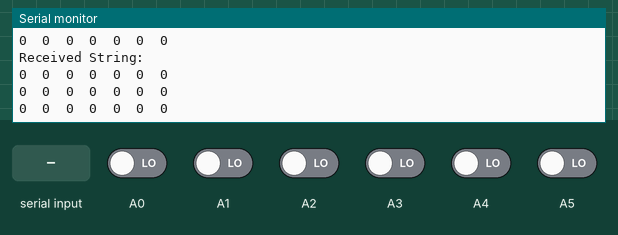
Recording of a sketch running on a simulated Arduino Uno, built with avr-gcc and run on an emulated ATmega328P. On the bench: the last lines printed to the serial monitor. The inputs (shaded band) are chosen by the test bench; at power-on: A0–5 LOW. The modem accepts every AT command (registered, SIM ready, sends succeed) and sends nothing else.

Above: at 7.9 s.
8.0 s: "AV" received over the second serial link
10.5 s: "STOP" received over the second serial link
13.5 s: A1 driven HIGH
At 13.56 s:
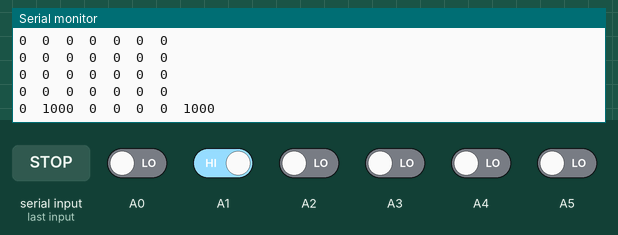
16.5 s: A0 driven HIGH
At 16.55 s:
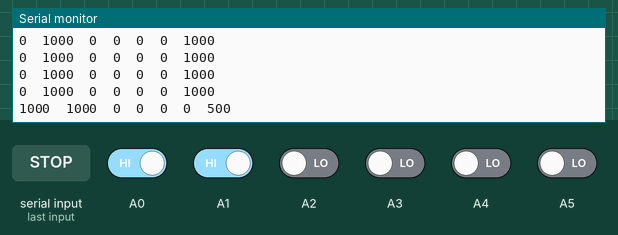
19.5 s: A2 driven HIGH
At 19.55 s:
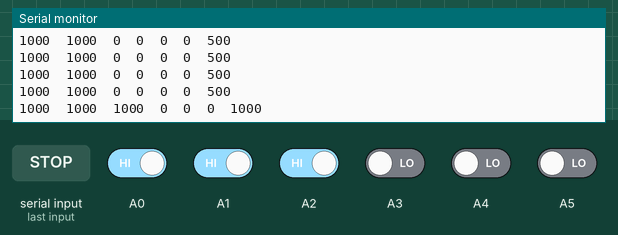
21.0 s: A0 driven LOW
At 21.06 s:
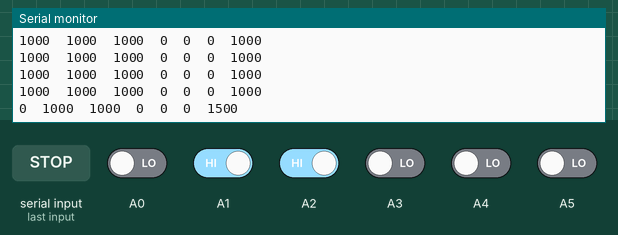

Measured:
- after the input at 13.5 s, the serial monitor: prints a new line at once (image 1)
- after the input at 16.5 s, the serial monitor: prints a new line at once (image 2)
- after the input at 19.5 s, the serial monitor: prints a new line at once (image 3)
- after the input at 21.0 s, the serial monitor: prints a new line after 0.05 s (image 4)

The sketch:

Final.ino
```cpp
#include <SoftwareSerial.h>
#include <QTRSensors.h>

#define NUM_SENSORS   6     // numero de sensores usados
#define TIMEOUT       2500  // esperar 2.5 ms para tener una respuesta del sensado
#define EMITTER_PIN   3     // este pin controla el led on del los sensores (enciende y apaga)

//aqui se pone el numero de los pines conectados a los sensores
QTRSensorsRC qtrrc((unsigned char[]) {A0,A1,A2,A3,A4,A5}, NUM_SENSORS, TIMEOUT, EMITTER_PIN);
unsigned int sensorValues[NUM_SENSORS];

SoftwareSerial mySerial(13, 12); // RX, TX

void setup() {
  Serial.begin(9600);
  mySerial.begin(9600);

  setupWiFi();
  setupSensors();
}

void loop() {
  //----------------------------------------SENSORS----------------------------------------
  unsigned int position = qtrrc.readLine(sensorValues);
  for (unsigned char i = 0; i < NUM_SENSORS; i++)
  {
    Serial.print(sensorValues[i]);
    Serial.print('\t');
  }
  Serial.println(position); // comment this line out if you are using raw values

  delay(50);

  //---------------------------------------- WIFI ------------------------------------------
   String IncomingString="";
   boolean StringReady = false;

 while (mySerial.available()){
   IncomingString=mySerial.readString();
   StringReady= true;
  }

  if (StringReady){
    Serial.println("Received String: " + IncomingString);
  }
  if (IncomingString.indexOf("AV") != -1) {
    digitalWrite(11,HIGH);
    digitalWrite(8,HIGH);
   }
  if (IncomingString.indexOf("STOP") != -1) {
    digitalWrite(11,LOW);
    digitalWrite(8,LOW);
   }
}

boolean SendCommand(String cmd, String ack){
  mySerial.println(cmd); // Send "AT+" command to module
  if (!echoFind(ack)) // timed out waiting for ack string
    return true; // ack blank or ack found
}

boolean echoFind(String keyword){
 byte current_char = 0;
 byte keyword_length = keyword.length();
 long deadline = millis() + TIMEOUT;
 while(millis() < deadline){
  if (mySerial.available()){
    char ch = mySerial.read();
    Serial.write(ch);
    if (ch == keyword[current_char])
      if (++current_char == keyword_length){
       Serial.println();
       return true;
    }
   }
  }
 return false; // Timed out
}

void setupSensors()
{
  delay(500);
  for (int i = 0; i < 200; i++)  // la calibracion se lleva a cabo por 5 segundos
  {
    qtrrc.calibrate();       // funcion para calibrar los sensores
  }
  delay(50);

  // imprime la calibracion minima de los sensores
  for (int i = 0; i < NUM_SENSORS; i++)
  {
    Serial.print(qtrrc.calibratedMinimumOn[i]);
    Serial.print(' ');
  }
  Serial.println();

  // imprime la calibracion maxima de los sensores
  for (int i = 0; i < NUM_SENSORS; i++)
  {
    Serial.print(qtrrc.calibratedMaximumOn[i]);
    Serial.print(' ');
  }
  Serial.println();
  Serial.println();
  delay(1000);
}

void setupWiFi(){
  SendCommand("AT","OK");
  //SendCommand("AT+CIOBAUD=9600", "OK");
  //SendCommand("AT+CWMODE=2","OK"); //Para que acceder al robot como AP
  SendCommand("AT+CWMODE=1","OK"); // Para que el robot sea parte de una red local
  SendCommand("AT+CWJAP=\"CC_Family\",\"daniel25\"","OK");
  SendCommand("AT+RST", "Ready");  ;
  SendCommand("AT+CIFSR", "OK");
  SendCommand("AT+CIPMUX=1","OK");
  SendCommand("AT+CIPSERVER=1,80","OK");
  SendCommand("AT+CIPMODE?","OK");
  SendCommand("AT","OK");
}
```
